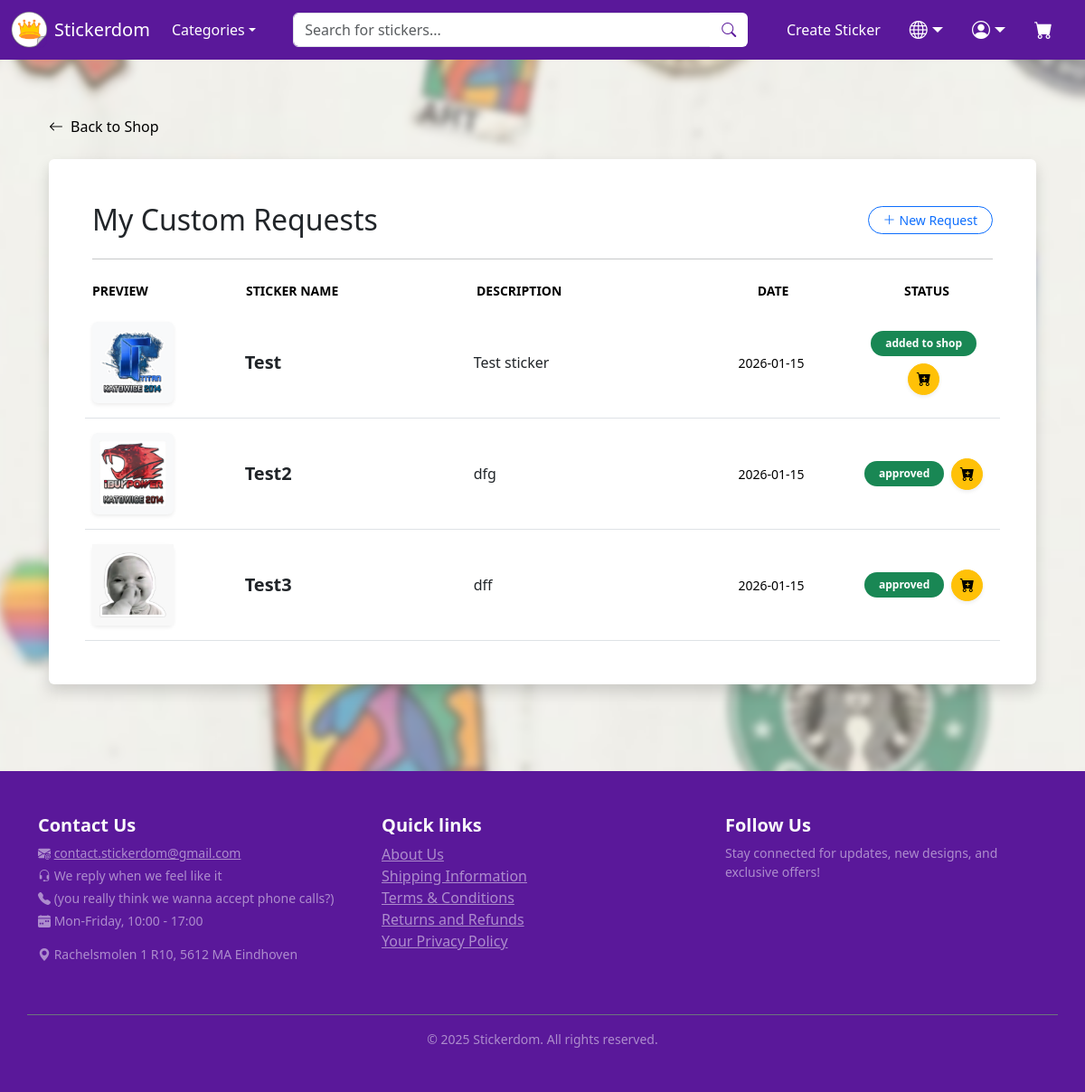
/my_requests (signed in), run on the app's committed database.
### models.py (models this page shows)
class CustomSticker(db.Model):
    id = db.Column(db.Integer, primary_key=True)
    user_id = db.Column(db.Integer, db.ForeignKey('user.id'), nullable=False)
    sticker_id = db.Column(db.Integer, db.ForeignKey('sticker.id'), nullable=True)
    name = db.Column(db.String(100), unique=False, nullable=False)
    description = db.Column(db.String(255), nullable=True, unique=False)
    image_path = db.Column(db.String(255), nullable=False)
    approval_status = db.Column(db.String(255), nullable=False)
    request_approval = db.Column(db.Boolean, default=False)
    created_at = db.Column(db.DateTime)
    user = db.relationship("User", backref="custom_stickers")

### shop.py (the view)
@shop.route("/my_requests")
def my_requests():
    user_id = session['user_id']
    custom_stickers = CustomSticker.query.filter_by(user_id=session['user_id']).all()
    return render_template("my_requests.html", custom_stickers=custom_stickers)

### app.py (called while the page is built)
def get_locale():
    if 'language' in session:
        return session['language']
    return 'en'

### templates/my_requests.html (shortened to what this page needs)
{% extends "base.html" %}
{% block content %}
<div class="container my-5">
    <div class="row mb-4">
        <div class="col">
            <a href="{{ url_for('shop.index') }}" class="text-decoration-none text-muted d-inline-flex align-items-center">
                <i class="bi bi-arrow-left me-2"></i>
                <span>{{ _('Back to Shop') }}</span>
            </a>
        </div>
    </div>
    <div class="bg-white p-4 p-md-5 rounded shadow">
        <div class="d-flex justify-content-between align-items-center mb-4">
            <h2 class="text-dark mb-0">{{ _('My Custom Requests') }}</h2>
            <a href="{{ url_for('shop.add_sticker_user') }}" class="btn btn-outline-primary btn-sm rounded-pill px-3">
                <i class="bi bi-plus-lg me-1"></i>{{ _('New Request') }}
            </a>
        </div>
        <hr class="mb-4">
        <div class="row fw-bold text-muted mb-2 small text-uppercase d-none d-md-flex">
            <div class="col-md-2">{{ _('Preview') }}</div>
            <div class="col-md-3">{{ _('Sticker Name') }}</div>
            <div class="col-md-3">{{ _('Description') }}</div>
            <div class="col-md-2 text-center">{{ _('Date') }}</div>
            <div class="col-md-2 text-center">{{ _('Status') }}</div>
        </div>
        <section class="request-list">
            {% if custom_stickers %}
                {% for sticker in custom_stickers %}
                <div class="row align-items-center py-3 border-bottom g-3">
                    <div class="col-4 col-md-2">
                        <div class="rounded shadow-sm d-flex align-items-center justify-content-center"
                             style="width: 90px; height: 90px; background-color: #f8f9fa;">
                            <img class="img-fluid" src="{{ url_for('static', filename='images/custom/' ~ sticker.image_path)}}"
                                 alt="{{sticker.name}}" style="max-height: 100%; max-width: 100%; object-fit: contain;">
                        </div>
                    </div>
                    <div class="col-8 col-md-3 text-dark">
                        <span class="fw-bold d-block fs-5">{{sticker.name}}</span>
                    </div>
                    <div class="col-8 col-md-3 text-dark">
                        <span class="d-block">{{sticker.description}}</span>
                    </div>
                    <div class="col-6 col-md-2 text-center text-muted small">
                        {{sticker.created_at.strftime("%Y-%m-%d")}}
                    </div>
                    <div class="col-6 col-md-2 text-center">
                        <div class="d-flex align-items-center justify-content-center gap-2 flex-wrap">
                            <span class="badge rounded-pill px-3 py-2
                                {% if sticker.approval_status in ['approved', 'added_to_shop'] %}bg-success
                                {% elif sticker.approval_status in ['rejected', 'denied'] %}bg-danger
                                {% else %}bg-warning text-dark{% endif %}">
                                {{ sticker.approval_status|replace('_', ' ') }}
                            </span>
                            {% if sticker.approval_status in ['approved', 'added_to_shop'] %}
                            <form action="{{ url_for('shop.add_custom_to_cart') }}" method="POST" class="m-0">
                                <button type="submit" class="btn btn-primary rounded-circle shadow-sm d-flex align-items-center justify-content-center"
                                        style="width: 35px; height: 35px;" title="Add to Cart">
                                    <i class="bi bi-cart-plus-fill fs-6"></i>
                                </button>
                            </form>
                            {% endif %}
                        </div>
                    </div>
                </div>
                {% endfor %}
            {% else %}
                <div class="text-center py-5">
                    <i class="bi bi-image text-muted" style="font-size: 3rem;"></i>
                    <p class="text-muted mt-3">{{ _("You haven't submitted any custom sticker requests yet.") }}</p>
                </div>
            {% endif %}
        </section>
    </div>
</div>
{% endblock %}

### static/styles.css (style rules this page uses)
html, body { height: 100%; scrollbar-width: none; }
.btn-primary { transition: background-color 0.2s ease, transform 0.1s ease; }
.btn-primary { --bs-btn-bg: #ffc107; --bs-btn-border-color: #ffc107; --bs-btn-hover-bg: #F5B800; --bs-btn-hover-border-color: #f5b800; --bs-btn-active-bg: #E0A800; --bs-btn-active-border-color: #E0A800; --bs-btn-disabled-bg: #FFC71F; --bs-btn-disabled-border-color: #FFC71F; --bs-btn-color: black; --bs-btn-hover-color: black; --bs-btn-active-color: black; }
body { position: relative; min-height: 100vh; overflow-x: hidden; }
body::before { content: ""; position: fixed; top: 0; left: 0; width: 100%; height: 100%; background-image: url('images/bg/bg.jpg'); background-size: cover; background-position: center; background-repeat: no-repeat; filter: blur(4px); z-index: -1; transform: scale(1.1); }
.text-muted { color: black !important; }
html { scroll-behavior: smooth; }

### data on the page
CustomSticker: image_path (picture), name "Test", description "Test sticker", created_at "2026-01-15", approval_status "added to shop"
CustomSticker: image_path (picture), name "Test2", description "dfg", created_at "2026-01-15", approval_status "approved"
CustomSticker: image_path (picture), name "Test3", description "dff", created_at "2026-01-15", approval_status "approved"
